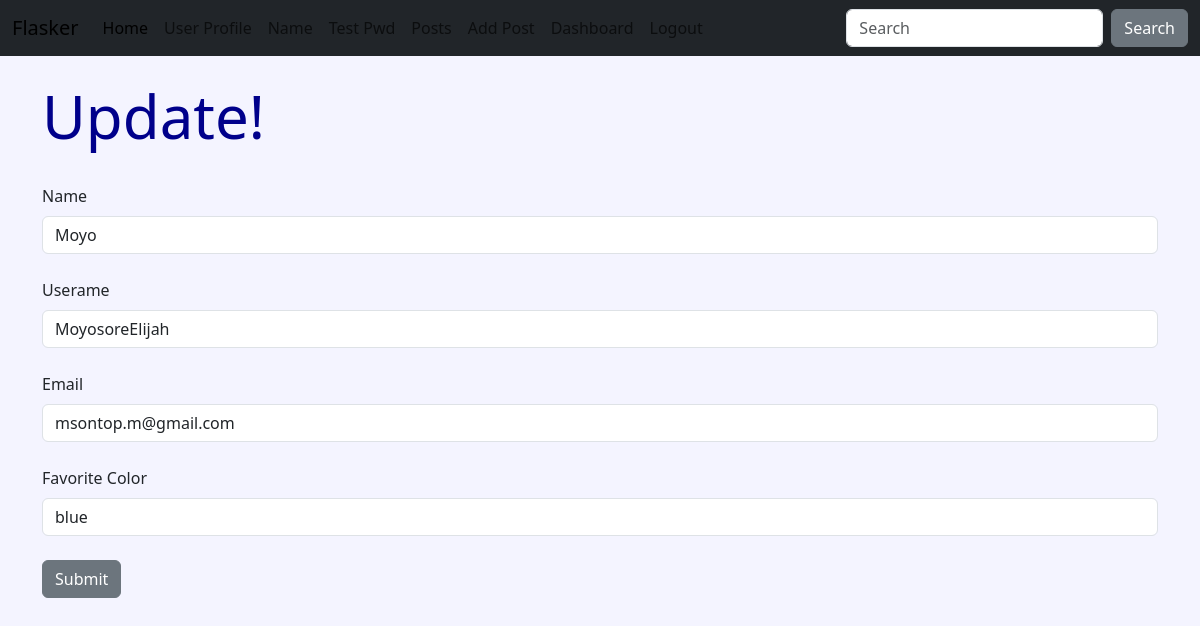
The app's page /update/1 (signed in) with its own data.
### hello.py (models this page shows, shortened)
class Users(db.Model, UserMixin):
    id = db.Column(db.Integer, primary_key=True)
    username = db.Column(db.String(200), unique=True)
    name = db.Column(db.String(200), nullable=False)
    email = db.Column(db.String(200), nullable=False, unique=True)
    favorite_color = db.Column(db.String(120))
    date_added = db.Column(db.DateTime, default=datetime.utcnow)
    password_hash = db.Column(db.String(128))
    @property
    def password(self):
        raise AttributeError('Password is nomett a readable attr!')

### hello.py (the view)
@app.route('/update/<int:id>', methods=['GET','POST'])
def update(id):
    form = UserFrom()
    name_to_update = Users.query.get_or_404(id)
    if request.method == 'POST':
        name_to_update.name = request.form['name']
        name_to_update.email = request.form['email']
        name_to_update.favorite_color = request.form['favorite_color']
        try:
            db.session.commit()
            flash('User Updated Successfully!')
            return render_template('update.html',
                                   form = form,
                                   name_to_update = name_to_update)
        except:
            flash('Error Occured!')
            return render_template('update.html',
                                   form = form,
                                   name_to_update = name_to_update)
    else:
        return render_template('update.html',
                                   form = form,
                                   name_to_update = name_to_update)

### hello.py
class UserFrom(FlaskForm):
    username = StringField('Userame', validators=[DataRequired()])
    name = StringField('Name', validators=[DataRequired()])
    email = StringField('Email', validators=[DataRequired()])
    favorite_color = StringField('Favorite Color')
    password_hash = PasswordField('Password', validators=[DataRequired(), EqualTo('password_hash2', message='password must match!')])
    password_hash2 = PasswordField('Confirm Password', validators=[DataRequired()])
    submit = SubmitField('Submit')

### hello.py (called while the page is built)
@login_manager.user_loader
def load_user(user_id):
    return Users.query.get(int(user_id))

### templates/update.html (shortened to what this page needs)
{% extends 'base.html' %}
{% block content%}
<h1>Update!</h1>
<br/>
<form action="/update/{{ name_to_update.id }}" method="POST">
    {{ form.name.label(class="form-label") }}
    {{ form.name(class="form-control",value=name_to_update.name) }}
    <br />
    {{ form.username.label(class="form-label") }}
    {{ form.username(class="form-control",value=name_to_update.username) }}
    <br />
    {{ form.email.label(class="form-label") }}
    {{ form.email(class="form-control", value=name_to_update.email) }}
    <br />
    {{ form.favorite_color.label(class="form-label") }}
    {{ form.favorite_color(class="form-control", value=name_to_update.favorite_color) }}
    <br />
    {{ form.submit(class="btn btn-secondary") }}
</form>
<br/>
{% endblock %}

### static/css/style.css (style rules this page uses)
h1 { color: darkblue; font-size: 60px; }
body { background-color: #f4f4ff; }

### records on screen
Users: name "Moyo", username "MoyosoreElijah", email "msontop.m@gmail.com", favorite_color "blue"
